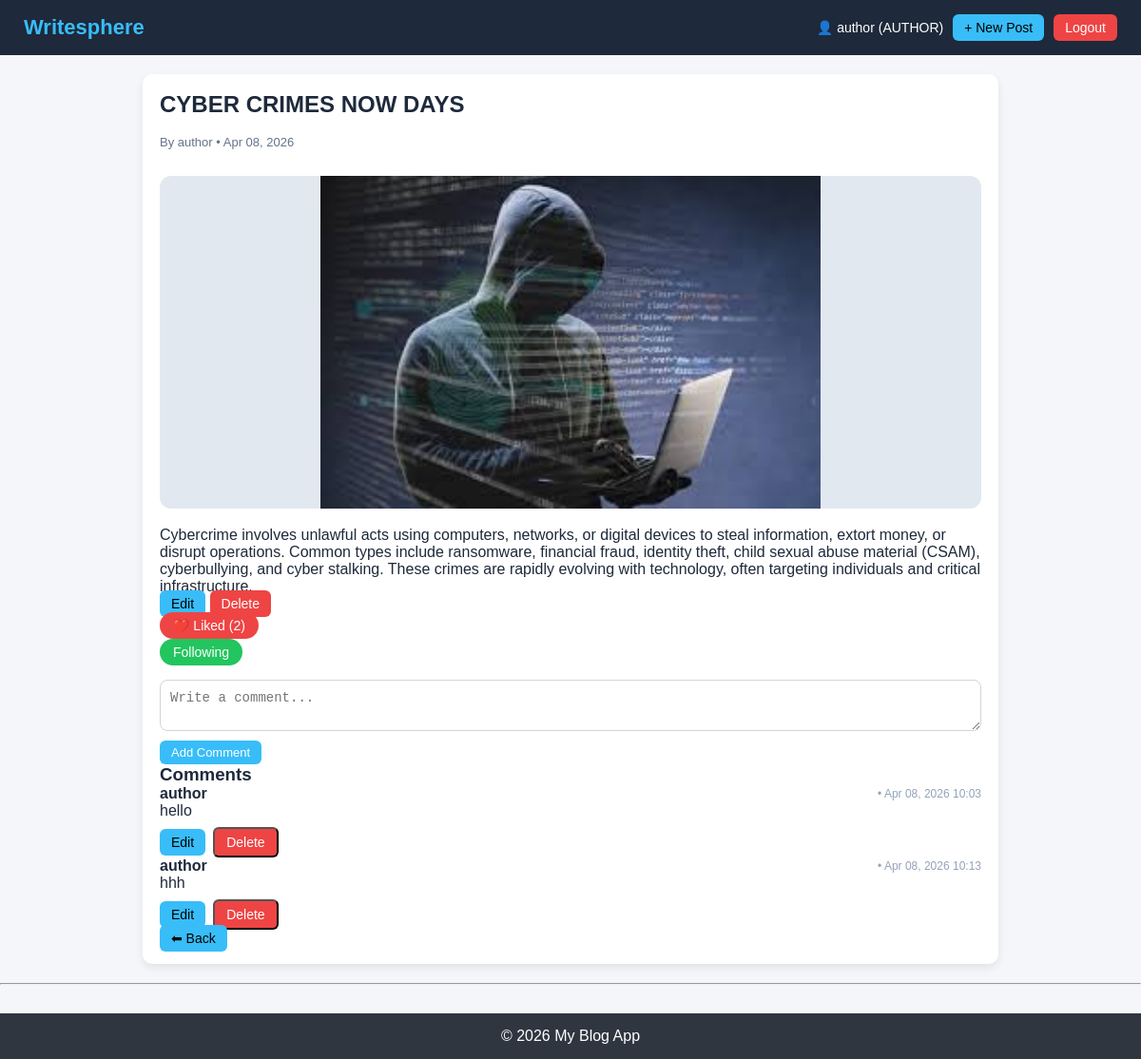
Screenshot of /post/7/ (signed in) with the database file from the repository.
### accounts/models.py (models this page shows, shortened)
class CustomUser(AbstractUser):
    ROLE_CHOICES = (
        ('author','Author'),
        ('reader','Reader'),
    )
    role = models.CharField(max_length=10,choices=ROLE_CHOICES,default='reader')

### blog/models.py (models this page shows, shortened)
class Post(models.Model):
    author = models.ForeignKey(settings.AUTH_USER_MODEL, on_delete=models.CASCADE)
    title = models.CharField(max_length=200)
    content = models.TextField()
    cover_image = models.ImageField(upload_to='posts/', null=True, blank=True)  # ✅
    created_at = models.DateTimeField(auto_now_add=True)
    updated_at = models.DateTimeField(auto_now=True)

### interactions/models.py (models this page shows)
class Comment(models.Model):
    user = models.ForeignKey(User, on_delete=models.CASCADE)
    post = models.ForeignKey(Post, on_delete=models.CASCADE)
    content = models.TextField()
    created_at = models.DateTimeField(auto_now_add=True)

### blog/views.py (the view)
# urls.py: path('post/<int:id>/',detail, name='detail'),
@login_required
def detail(request, id):
    post = get_object_or_404(Post, id=id)
    can_edit = can_edit_post(request.user, post)
    is_following = False
    is_liked = False
    if request.user.is_authenticated:
        is_following = Follow.objects.filter(
            follower=request.user,
            following=post.author
        ).exists()
        is_liked = Like.objects.filter(
            user=request.user,
            post=post
        ).exists()
    comments = Comment.objects.filter(post=post)
    comments = Comment.objects.filter(post=post)
    for comment in comments:
        comment.can_edit = can_edit_comment(request.user, comment)
    return render(request, 'detail.html', {
        'post': post,
        'is_following': is_following,
        'is_liked': is_liked,
        'comments': comments,
        'can_edit':can_edit,
    })

### accounts/permissions.py (called while the page is built)
def can_edit_post(user, post):
    if not user.is_authenticated:
        return False
    if user.role == 'ADMIN':
        return True
    return post.author == user

def can_edit_comment(user, comment):
    if not user.is_authenticated:
        return False
    if user.role == 'ADMIN':
        return True
    return comment.user == user

### blog/templates/detail.html (shortened to what this page needs)
{% extends 'base.html' %}
{% block content %}
<div class="container">
    <div class="card post-detail">
        <h2 class="post-title">{{ post.title }}</h2><br>
        <p class="post-meta">
            By {{ post.author.username }} • {{ post.created_at|date:"M d, Y" }}
        </p><br>
        {% if post.cover_image %}
            <img src="{{ post.cover_image.url }}" class="cover-img">
        {% endif %}
        <p class="post-content">{{ post.content }}</p>
        <div class="post-actions">
            {% if can_edit %}
                <a class="btn" href="{% url 'update' post.id %}">Edit</a>
                <a class="btn logout" href="{% url 'delete' post.id %}">Delete</a>
            {% endif %}
            <form action="{% url 'like' post.id %}" method="POST">
                <button class="like-btn {% if is_liked %}liked{% endif %}">
                    {% if is_liked %}
                        ❤️ Liked ({{ post.like_set.count }})
                    {% else %}
                        🤍 Like ({{ post.like_set.count }})
                    {% endif %}
                </button>
            </form>
            <form method="POST" action="{% url 'follow' post.author.id %}">
                <button class="follow-btn {% if is_following %}following{% endif %}">
                    {% if is_following %}Following{% else %}Follow{% endif %}
                </button>
            </form>
        </div>
        <div class="comment-box">
            <form method="POST" action="{% url 'comment' post.id %}">
                <textarea name="content" placeholder="Write a comment..."></textarea>
                <button>Add Comment</button>
            </form>
        </div>
        <div class="comments-section">
            <h3>Comments</h3>
            {% for comment in post.comment_set.all %}
                <div class="comment">
                    <div class="comment-header">
                        <strong>{{ comment.user.username }}</strong>
                        <span class="comment-time">
                            • {{ comment.created_at|date:"M d, Y H:i" }}
                        </span>
                    </div>
                    <p>{{ comment.content }}</p>
                    {% if user == comment.user %}
                        <div class="comment-actions">
                            <a href="{% url 'edit_comment' comment.id %}" class="btn">Edit</a>
                            <form action="{% url 'delete_comment' comment.id %}" method="POST">
                                <button class="btn logout">Delete</button>
                            </form>
                        </div>
                    {% endif %}
                </div>
            {% empty %}
                <p>No comments yet</p>
            {% endfor %}
        </div>
        <a class="btn back-btn" href="{% url 'home' %}">⬅ Back</a>
    </div>
</div>
{% endblock %}

### blog/templates/partials/header.html
<nav class="navbar">
    <div class="nav-left">
        <a href="{% url 'home' %}" class="logo">Writesphere</a>
    </div>
    <div class="nav-right">
        {% if user.is_authenticated %}
            <span class="user-info">
                👤 {{ user.username }} ({{ user.role }})
            </span>
            {% if user.role == 'AUTHOR' or user.role == 'ADMIN' %}
                <a href="{% url 'create' %}" class="btn">+ New Post</a>
            {% endif %}
            <a href="{% url 'logout' %}" class="btn logout">Logout</a>
        {% else %}
            <a href="{% url 'login' %}" class="btn">Login</a>
            <a href="{% url 'register' %}" class="btn register">Register</a>
        {% endif %}
    </div>
</nav>

### static/css/style.css (style rules this page uses)
* { margin: 0; padding: 0; box-sizing: border-box; }
body { font-family: Arial, sans-serif; background-color: #f5f6fa; color: #1e293b; }
.container { width: 85%; max-width: 900px; margin: 20px auto; }
.card { background: white; padding: 18px; margin-bottom: 18px; border-radius: 10px; box-shadow: 0px 4px 10px rgba(0,0,0,0.08); }
.navbar { display: flex; justify-content: space-between; align-items: center; background: #1e293b; padding: 15px 25px; flex-wrap: wrap; }
.logo { color: #38bdf8; font-size: 22px; font-weight: bold; text-decoration: none; }
.nav-right { display: flex; align-items: center; gap: 10px; }
.user-info { color: #fff; font-size: 14px; }
.btn { background: #38bdf8; color: #000; padding: 6px 12px; border-radius: 6px; text-decoration: none; font-size: 14px; transition: 0.3s; }
.logout { background: #ef4444; color: white; }
.cover-img { width: 100%; max-height: 350px; object-fit: contain; background: #e2e8f0; border-radius: 12px; margin-bottom: 15px; }
.like-btn, .follow-btn { border: none; padding: 6px 14px; border-radius: 20px; cursor: pointer; font-size: 14px; transition: 0.3s; }
.like-btn { background: #f1f5f9; }
.like-btn.liked { background: #ef4444; color: white; }
.follow-btn { background: #e2e8f0; }
.following { background: #22c55e; color: white; }
.comment-box { margin-top: 15px; }
.comment-box textarea { width: 100%; min-height: 50px; max-height: 120px; padding: 10px; border-radius: 8px; border: 1px solid #d1d5db; resize: vertical; font-size: 14px; outline: none; transition: 0.2s; }
.comment-box button { margin-top: 6px; padding: 5px 12px; font-size: 13px; border-radius: 6px; background: #38bdf8; color: white; border: none; cursor: pointer; }
.comment-actions { display: flex; gap: 8px; margin-top: 8px; align-items: center; }
.comment-actions form { margin: 0; }
.post-meta { font-size: 13px; color: #64748b; margin-bottom: 10px; }
.comment-header { display: flex; justify-content: space-between; align-items: center; }
.comment-time { font-size: 12px; color: #94a3b8; }

### rows the page displays
CustomUser: username "author", role "AUTHOR"
Post: title "CYBER CRIMES NOW DAYS", author.username "author", created_at "Apr 08, 2026", cover_image (picture), content "Cybercrime involves unlawful acts using computers, networks, or digital devices to steal information, extort money, or disrupt operations. Common types include ransomware, financial fraud, identity theft, child sexual abuse material (CSAM), cyberbullying, and cyber stalking. These crimes are rapidly evolving with technology, often targeting individuals and critical infrastructure.", like_set.count "2"
Comment: user.username "author", created_at "Apr 08, 2026 10:03", content "hello", shows "Edit"
Comment: user.username "author", created_at "Apr 08, 2026 10:13", content "hhh", shows "Edit"
